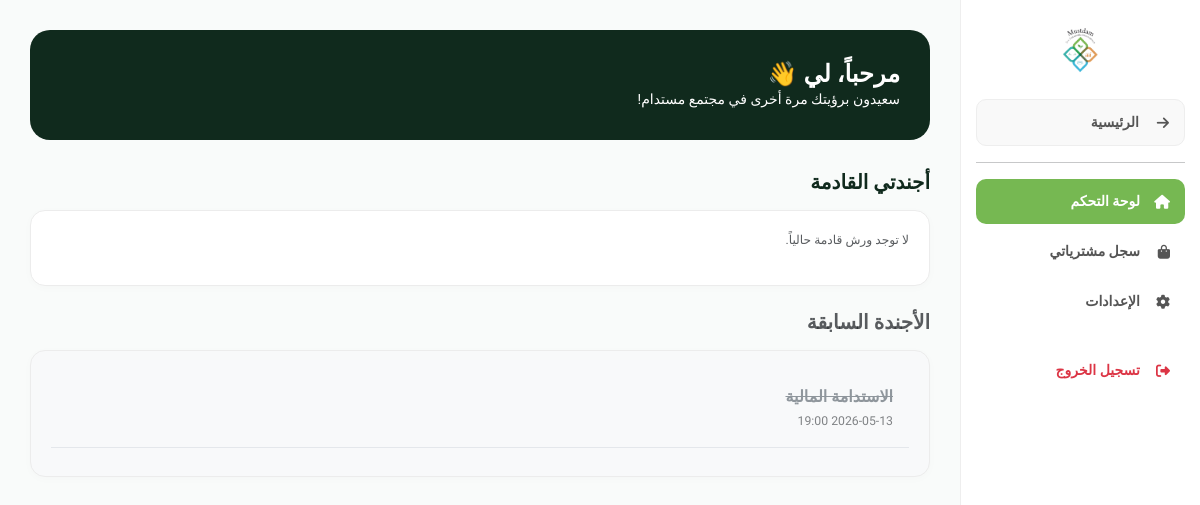
The page /profile (signed in) on the database as committed earlier.
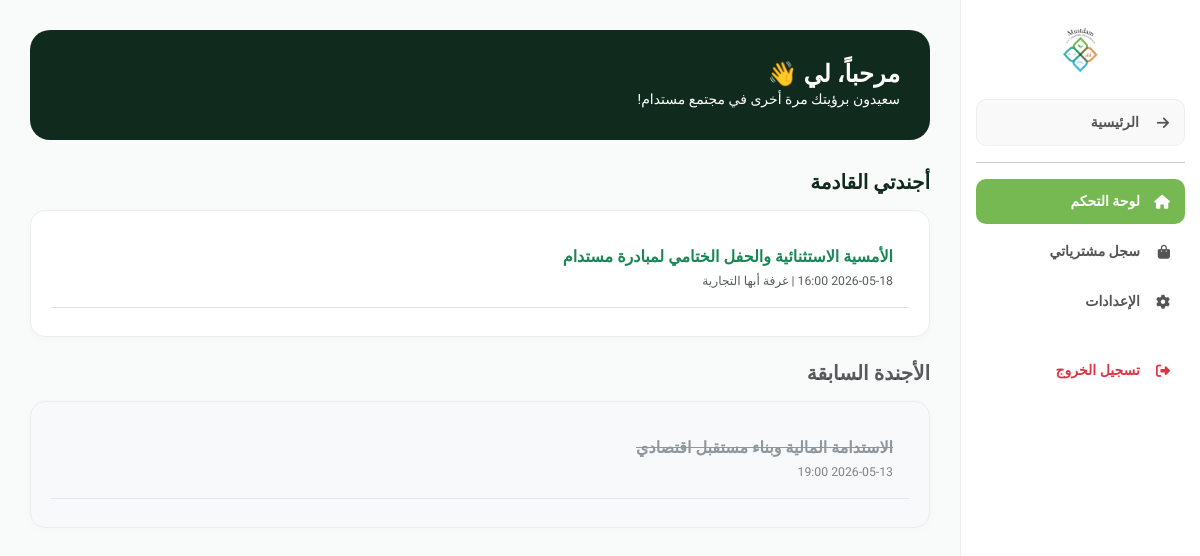
The same page on the database as committed later.
### tables this page shows
CREATE TABLE users (
        id INTEGER PRIMARY KEY AUTOINCREMENT,
        full_name TEXT NOT NULL,
        email TEXT NOT NULL UNIQUE,
        phone TEXT,
        city TEXT,
        password TEXT NOT NULL
    );

CREATE TABLE events (
        id INTEGER PRIMARY KEY AUTOINCREMENT,
        title TEXT NOT NULL,
        description TEXT,
        date_time TEXT,
        location TEXT
    );

### app.py (the view)
@app.route('/profile')
def profile():
    if 'user_id' not in session: return redirect(url_for('login'))
    user_id = session['user_id']
    conn = get_db_connection()
    cursor = conn.cursor()
    user_info = cursor.execute("SELECT * FROM users WHERE id=?", (user_id,)).fetchone()
    orders = cursor.execute("SELECT * FROM orders WHERE user_id=?", (user_id,)).fetchall()
    all_events = cursor.execute('''SELECT e.title, e.date_time, e.location
                                   FROM events e
                                   INNER JOIN event_registrations r ON e.id = r.event_id
                                   WHERE r.user_id=?''', (user_id,)).fetchall()
    now = datetime.now()
    agenda = []
    past_agenda = []
    for event in all_events:
        try:
            raw_date = event['date_time'] # القراءة دايركت باسم الحقل
            if raw_date:
                event_time = datetime.strptime(raw_date, '%Y-%m-%d %H:%M')
                if event_time > now:
                    agenda.append(event)
                else:
                    past_agenda.append(event)
            else:
                agenda.append(event)
        except Exception as e:
            print(f"Error parsing date: {e}")
            agenda.append(event)
    conn.close()
    return render_template('profile.html', user=user_info, orders=orders, agenda=agenda, past_agenda=past_agenda)

### app.py (called while the page is built)
def get_db_connection():
    conn = sqlite3.connect(DB_PATH)
    conn.row_factory = sqlite3.Row
    return conn

### templates/profile.html (shortened to what this page needs)
<!DOCTYPE html>
<html lang="ar" dir="rtl">
<head>
    <link href="https://cdn.jsdelivr.net/npm/bootstrap@5.3.0/dist/css/bootstrap.min.css" rel="stylesheet">
    <link rel="stylesheet" href="https://cdnjs.cloudflare.com/ajax/libs/font-awesome/6.4.0/css/all.min.css">
</head>
<body>
    <div class="sidebar" id="sidebar">
        <div class="text-center mb-4">
            <img src="/static/logo1.png" alt="Logo" style="height: 50px;" onerror="this.src='https://via.placeholder.com/50'">
        </div>
        <nav>
            <a href="/" class="nav-link-custom mb-3" style="border: 1px solid #eee; background-color: #f9f9f9;">
                <i class="fas fa-arrow-right"></i> الرئيسية
            </a>
            <hr>
            <div id="btn-home" class="nav-link-custom active" onclick="showSection('home', this)"><i class="fas fa-home"></i> لوحة التحكم</div>
            <div id="btn-orders" class="nav-link-custom" onclick="showSection('orders', this)"><i class="fas fa-shopping-bag"></i> سجل مشترياتي</div>
            <div id="btn-settings" class="nav-link-custom" onclick="showSection('settings', this)"><i class="fas fa-cog"></i> الإعدادات</div>
            <a href="/logout" class="nav-link-custom text-danger mt-4"><i class="fas fa-sign-out-alt"></i> تسجيل الخروج</a>
        </nav>
    </div>
    <div class="main-content">
        <div class="welcome-card">
            <div>
                <h2>مرحباً، {{ user[1] }} 👋</h2>
                <p class="mb-0">سعيدون برؤيتك مرة أخرى في مجتمع مستدام!</p>
            </div>
        </div>
        <div id="home" class="content-section active">
    <h5 class="fw-bold mb-3" style="color: var(--dark-forest);"> أجندتي القادمة</h5>
    <div class="card-custom mb-4">
        {% if agenda %}
            {% for item in agenda %}
            <div class="p-3 mb-2 border-bottom text-end">
                <h6 class="fw-bold text-success mb-1">{{ item[0] }}</h6>
                <small class="text-muted">{{ item[1] }} | {{ item[2] }}</small>
            </div>
            {% endfor %}
        {% else %}
            <p class="text-muted small">لا توجد ورش قادمة حالياً.</p>
        {% endif %}
    </div>
    <h5 class="fw-bold mb-3 text-muted"> الأجندة السابقة</h5>
    <div class="card-custom" style="background-color: #f8f9fa;">
        {% if past_agenda %}
            {% for item in past_agenda %}
            <div class="p-3 mb-2 border-bottom text-end opacity-75">
                <h6 class="fw-bold text-secondary mb-1" style="text-decoration: line-through;">{{ item[0] }}</h6>
                <small class="text-muted">{{ item[1] }}</small>
            </div>
            {% endfor %}
        {% else %}
            <p class="text-muted small">سجل الورش المنتهية فارغ.</p>
        {% endif %}
    </div>
</div>
    </div>
</body>
</html>

### templates/profile.html (style rules this page uses)
:root { --primary-green: #76b852; --dark-forest: #102a1d; --card-bg: #1a3a2a; --soft-bg: hsl(150, 17%, 98%); --sidebar-width: 240px; }
body { font-family: 'Almarai', sans-serif; background-color: var(--soft-bg); margin: 0; font-size: 14px; overflow-x: hidden; }
.sidebar { width: var(--sidebar-width); background: white; height: 100vh; position: fixed; right: 0; padding: 25px 15px; border-left: 1px solid #eee; z-index: 1050; transition: 0.3s; }
.nav-link-custom { display: flex; align-items: center; color: #555; text-decoration: none; padding: 12px 15px; border-radius: 10px; font-weight: 700; margin-bottom: 5px; cursor: pointer; transition: 0.3s; }
.nav-link-custom:hover, .nav-link-custom.active { background-color: var(--primary-green); color: white; text-decoration: none; }
.nav-link-custom i { margin-left: 10px; width: 20px; }
.main-content { margin-right: var(--sidebar-width); padding: 30px; transition: 0.3s; }
.welcome-card { background: var(--dark-forest); padding: 30px; border-radius: 20px; margin-bottom: 30px; display: flex; justify-content: space-between; align-items: center; color: white; flex-wrap: wrap; gap: 15px; }
.welcome-card h2 { font-size: 1.5rem; font-weight: 800; color: #fff !important; margin: 0; }
.content-section { display: none; animation: fadeIn 0.4s ease; }
.content-section.active { display: block; }
.card-custom { background: white; border-radius: 15px; padding: 20px; border: 1px solid #ececec; box-shadow: 0 2px 10px rgba(0,0,0,0.02); }

Rows that differ between the two databases and show on the page:
added events: title "الأمسية الاستثنائية والحفل الختامي لمبادرة مستدام", location "غرفة أبها التجارية", shown under "أجندتي القادمة"
changed events: title "الاستدامة المالية" → "الاستدامة المالية وبناء مستقبل اقتصادي"
Other text that changed with them:
text no longer shown: "لا توجد ورش قادمة حالياً."
